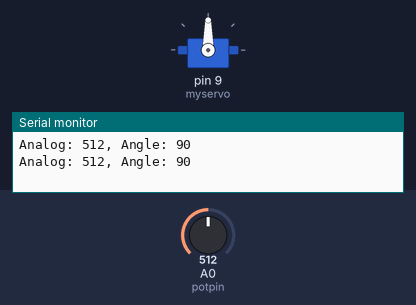
This sketch was run on a simulated Arduino Uno, built with avr-gcc and run on an emulated ATmega328P. On the bench: servo, the last lines printed to the serial monitor. The inputs (shaded band) are chosen by the test bench; at power-on: A0 (potpin) = 512.

Above: at 1.8 s.
1.9 s: A0 (potpin) set to 716
At 2.8 s:
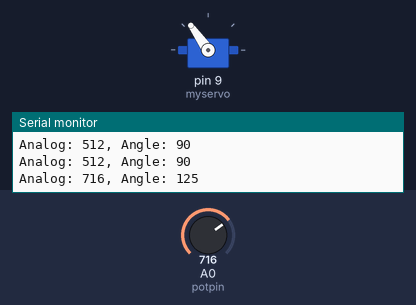
3.5 s: A0 (potpin) set to 900
At 4.4 s:
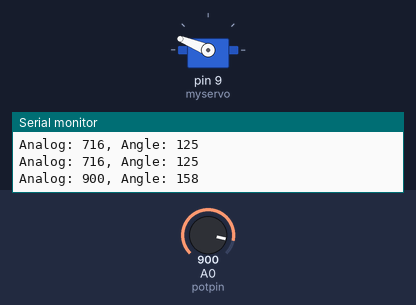
5.5 s: A0 (potpin) set to 1023
At 7.2 s:
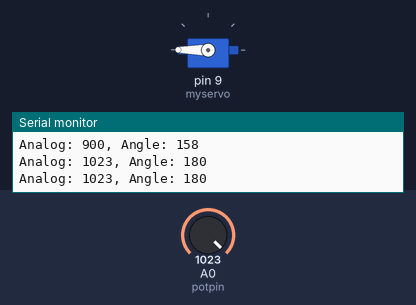
7.5 s: A0 (potpin) set to 306
At 8.7 s:
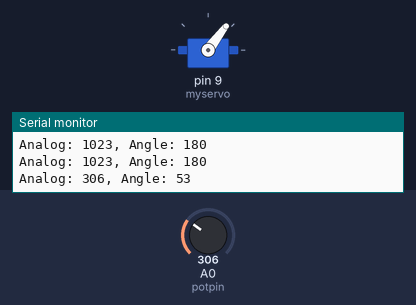
9.5 s: A0 (potpin) set to 122
At 10.3 s:
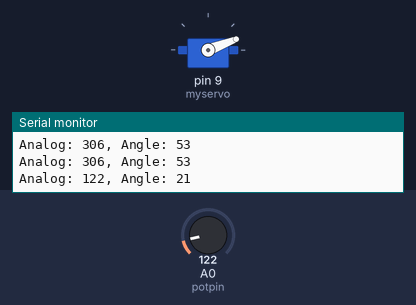
11.5 s: A0 (potpin) set to 0
At 13.1 s:
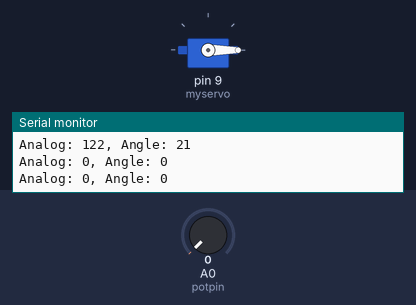
Timing chart, 0 to 14.5 s (numbered marks = the images above; inputs shaded):
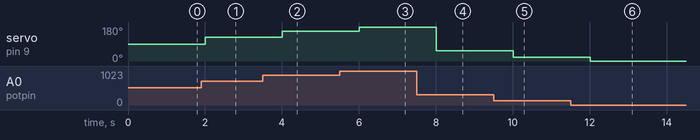

Measured:
- after the input at 1.9 s, servo on pin 9 (myservo): 90° → 125° after 0.10 s
- after the input at 3.5 s, servo on pin 9 (myservo): 125° → 158° after 0.50 s
- after the input at 5.5 s, servo on pin 9 (myservo): 158° → 180° after 0.51 s
- after the input at 7.5 s, servo on pin 9 (myservo): 180° → 53° after 0.51 s
- after the input at 9.5 s, servo on pin 9 (myservo): 53° → 21° after 0.51 s
- after the input at 11.5 s, servo on pin 9 (myservo): 21° → 0° after 0.51 s

The sketch:

SpotMicro.ino
```cpp
#include <Servo.h>

Servo myservo;  // create servo object to control a servo

int potpin = 0;  // analog pin used to connect the potentiometer
int val;    // variable to read the value from the analog pin

void setup() {
  myservo.attach(9);  // attaches the servo on pin 9 to the servo object
  Serial.begin(115200);
}

void loop() {
  val = analogRead(potpin);            // reads the value of the potentiometer (value between 0 and 1023)
  Serial.print("Analog: ");
  Serial.print(val);
  val = map(val, 0, 1023, 0, 180);     // scale it to use it with the servo (value between 0 and 180)
  myservo.write(val);                  // sets the servo position according to the scaled value
  Serial.print(", Angle: ");
  Serial.println(val);
  delay(1000);                           // waits for the servo to get there
}
```
